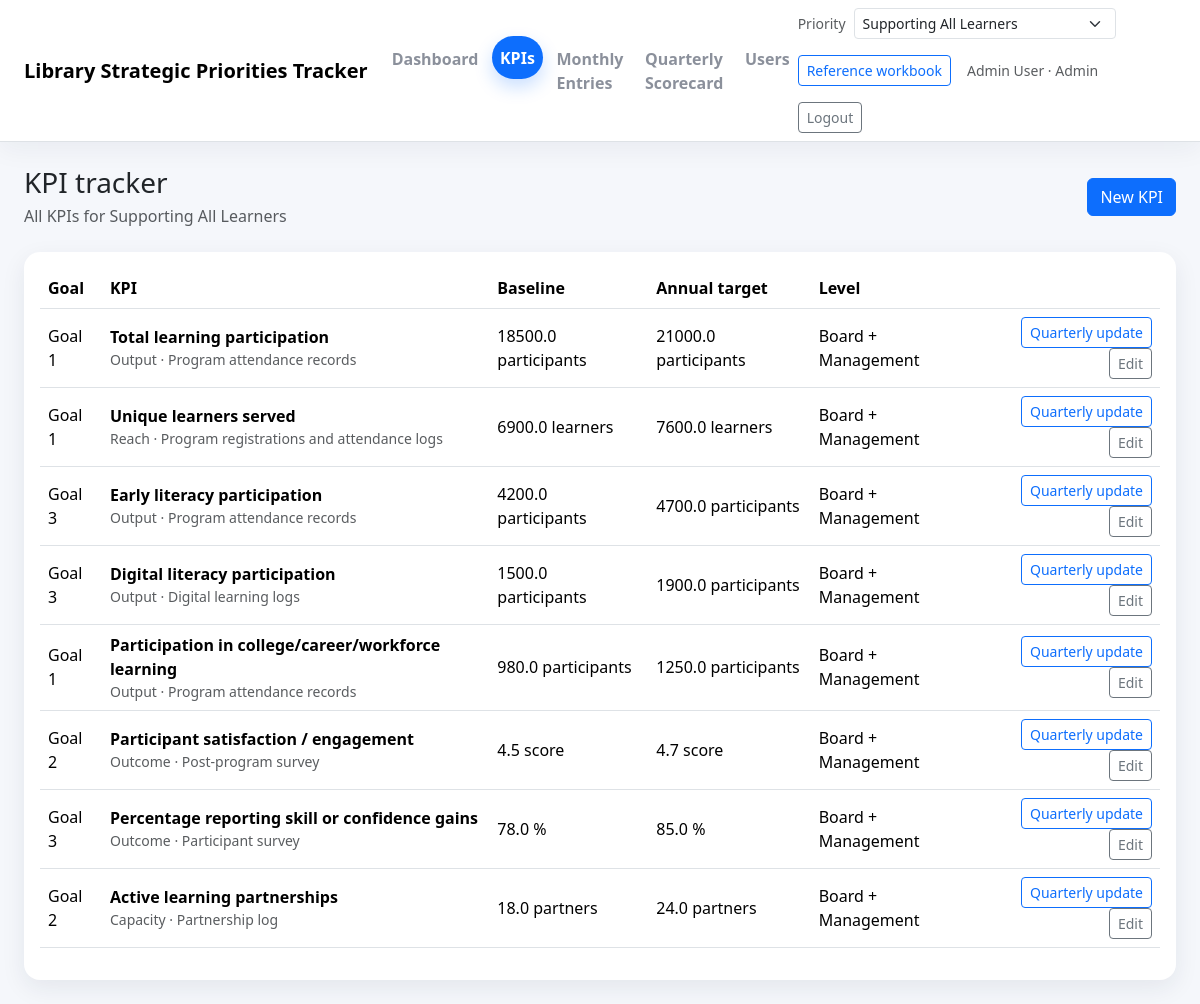
The page /kpis (signed in) on the database its author committed.
### app/models.py (models this page shows, shortened)
class TimestampMixin:
    created_at: Mapped[datetime] = mapped_column(default=datetime.utcnow, nullable=False)
    updated_at: Mapped[datetime] = mapped_column(default=datetime.utcnow, onupdate=datetime.utcnow, nullable=False)

class User(UserMixin, TimestampMixin, db.Model):
    __tablename__ = 'users'
    id: Mapped[int] = mapped_column(primary_key=True)
    full_name: Mapped[str] = mapped_column(db.String(120), nullable=False)
    email: Mapped[str] = mapped_column(db.String(255), unique=True, nullable=False, index=True)
    role: Mapped[str] = mapped_column(db.String(20), default='viewer', nullable=False)
    password_hash: Mapped[str] = mapped_column(db.String(255), nullable=False)
    is_active_user: Mapped[bool] = mapped_column(default=True, nullable=False)
    monthly_entries: Mapped[list['MonthlyEntry']] = relationship(back_populates='entered_by')
    kpi_updates: Mapped[list['KPIQuarterlyActual']] = relationship(back_populates='updated_by')
    @property
    def is_active(self) -> bool:
        return self.is_active_user
    def can_edit(self) -> bool:
        return self.role in {'admin', 'editor'}

class StrategicPriority(TimestampMixin, db.Model):
    __tablename__ = 'strategic_priorities'
    id: Mapped[int] = mapped_column(primary_key=True)
    slug: Mapped[str] = mapped_column(db.String(80), unique=True, nullable=False, index=True)
    name: Mapped[str] = mapped_column(db.String(200), unique=True, nullable=False)
    statement: Mapped[str] = mapped_column(db.Text, nullable=False)
    workbook_filename: Mapped[str | None] = mapped_column(db.String(255))
    goals: Mapped[list['StrategicGoal']] = relationship(back_populates='priority', cascade='all, delete-orphan')
    kpis: Mapped[list['KPIDefinition']] = relationship(back_populates='priority', cascade='all, delete-orphan')
    program_areas: Mapped[list['ProgramArea']] = relationship(back_populates='priority', cascade='all, delete-orphan')
    monthly_entries: Mapped[list['MonthlyEntry']] = relationship(back_populates='priority', cascade='all, delete-orphan')

class KPIDefinition(TimestampMixin, db.Model):
    __tablename__ = 'kpi_definitions'
    id: Mapped[int] = mapped_column(primary_key=True)
    priority_id: Mapped[int] = mapped_column(ForeignKey('strategic_priorities.id'), nullable=False, index=True)
    goal_id: Mapped[int | None] = mapped_column(ForeignKey('strategic_goals.id'))
    name: Mapped[str] = mapped_column(db.String(200), nullable=False)
    community_need: Mapped[str] = mapped_column(db.Text, nullable=False)
    definition: Mapped[str] = mapped_column(db.Text, nullable=False)
    measure_type: Mapped[str] = mapped_column(db.String(50), nullable=False)
    data_source: Mapped[str] = mapped_column(db.String(200), nullable=False)
    frequency: Mapped[str] = mapped_column(db.String(50), nullable=False)
    owner: Mapped[str] = mapped_column(db.String(120), nullable=False)
    target_approach: Mapped[str] = mapped_column(db.String(200), nullable=False)
    dashboard_level: Mapped[str] = mapped_column(db.String(50), nullable=False)
    is_board_metric: Mapped[bool] = mapped_column(default=False, nullable=False)
    baseline_value: Mapped[float | None] = mapped_column(db.Float)
    annual_target: Mapped[float | None] = mapped_column(db.Float)
    unit_label: Mapped[str | None] = mapped_column(db.String(50))
    sort_order: Mapped[int] = mapped_column(default=0, nullable=False)
    priority: Mapped[StrategicPriority] = relationship(back_populates='kpis')
    goal: Mapped[StrategicGoal | None] = relationship(back_populates='kpis')
    quarterly_actuals: Mapped[list['KPIQuarterlyActual']] = relationship(back_populates='kpi', cascade='all, delete-orphan')

class StrategicGoal(TimestampMixin, db.Model):
    __tablename__ = 'strategic_goals'
    id: Mapped[int] = mapped_column(primary_key=True)
    priority_id: Mapped[int] = mapped_column(ForeignKey('strategic_priorities.id'), nullable=False, index=True)
    code: Mapped[str] = mapped_column(db.String(20), nullable=False)
    title: Mapped[str] = mapped_column(db.String(200), nullable=False)
    description: Mapped[str | None] = mapped_column(db.Text)
    priority: Mapped[StrategicPriority] = relationship(back_populates='goals')
    kpis: Mapped[list['KPIDefinition']] = relationship(back_populates='goal')
    monthly_entries: Mapped[list['MonthlyEntry']] = relationship(back_populates='goal')

### app/main/routes.py (the view)
@main_bp.route('/kpis')
@login_required
def kpis():
    priority = get_priority()
    items = (
        KPIDefinition.query.filter_by(priority_id=priority.id)
        .order_by(KPIDefinition.sort_order, KPIDefinition.name)
        .all()
    )
    return render_template('main/kpi_list.html', items=items, priority=priority)

### app/main/routes.py (called while the page is built)
def get_priority(priority_id: int | None = None) -> StrategicPriority:
    query = StrategicPriority.query.order_by(StrategicPriority.id)
    if priority_id:
        priority = db.session.get(StrategicPriority, priority_id)
        if not priority:
            abort(404)
        return priority
    requested = request.args.get('priority_id', type=int)
    if requested:
        priority = db.session.get(StrategicPriority, requested)
        if priority:
            return priority
    priority = query.first()
    if not priority:
        abort(404)
    return priority

@main_bp.app_context_processor
def inject_globals():
    selected = None
    try:
        selected = get_priority()
    except Exception:
        selected = None
    return {
        'current_fiscal_year': current_fiscal_year(),
        'all_priorities': StrategicPriority.query.order_by(StrategicPriority.id).all(),
        'selected_priority': selected,
    }

### app/models.py (called while the page is built)
@login_manager.user_loader
def load_user(user_id: str) -> User | None:
    return db.session.get(User, int(user_id))

### app/services.py (called while the page is built)
def current_fiscal_year(today: date | None = None) -> int:
    today = today or date.today()
    return today.year + 1 if today.month >= 7 else today.year

### app/templates/main/kpi_list.html
{% extends 'base.html' %}
{% block content %}
<div class="d-flex justify-content-between align-items-center mb-4">
  <div>
    <h1 class="h3 mb-1">KPI tracker</h1>
    <p class="text-muted mb-0">All KPIs for {{ priority.name }}</p>
  </div>
  {% if current_user.can_edit() %}
  <a href="{{ url_for('main.kpi_new') }}" class="btn btn-primary">New KPI</a>
  {% endif %}
</div>
<div class="card metric-card">
  <div class="card-body">
    <div class="table-responsive">
      <table class="table table-hover align-middle">
        <thead>
          <tr><th>Goal</th><th>KPI</th><th>Baseline</th><th>Annual target</th><th>Level</th><th></th></tr>
        </thead>
        <tbody>
          {% for item in items %}
          <tr>
            <td>{{ item.goal.code if item.goal else '—' }}</td>
            <td>
              <div class="fw-semibold">{{ item.name }}</div>
              <div class="small text-muted">{{ item.measure_type }} · {{ item.data_source }}</div>
            </td>
            <td>{{ item.baseline_value if item.baseline_value is not none else '—' }} {{ item.unit_label or '' }}</td>
            <td>{{ item.annual_target if item.annual_target is not none else '—' }} {{ item.unit_label or '' }}</td>
            <td>{{ item.dashboard_level }}</td>
            <td class="text-end">
              {% if current_user.can_edit() %}
              <a href="{{ url_for('main.kpi_quarterly_update', kpi_id=item.id) }}" class="btn btn-sm btn-outline-primary">Quarterly update</a>
              <a href="{{ url_for('main.kpi_edit', kpi_id=item.id) }}" class="btn btn-sm btn-outline-secondary">Edit</a>
              {% endif %}
            </td>
          </tr>
          {% else %}
          <tr><td colspan="6" class="text-muted">No KPIs yet.</td></tr>
          {% endfor %}
        </tbody>
      </table>
    </div>
  </div>
</div>
{% endblock %}

### app/templates/base.html (shortened to what this page needs)
<!doctype html>
<html lang="en">
<head>
  <link href="https://cdn.jsdelivr.net/npm/bootstrap@5.3.3/dist/css/bootstrap.min.css" rel="stylesheet">
  <link rel="stylesheet" href="{{ url_for('static', filename='css/styles.css') }}">
</head>
<body data-endpoint="{{ request.endpoint or '' }}">
<nav class="navbar navbar-expand-lg bg-white border-bottom mb-4 app-navbar">
  <div class="container-fluid px-4">
    <a class="navbar-brand" href="{{ url_for('main.dashboard', priority_id=selected_priority.id if selected_priority else None) }}">{{ config.APP_NAME }}</a>
    {% if current_user.is_authenticated %}
    <div class="collapse navbar-collapse" id="navMain">
      <ul class="navbar-nav me-auto mb-2 mb-lg-0 app-nav-tabs" id="primaryNav">
        <li class="nav-item"><a class="nav-link" data-nav-key="dashboard" href="{{ url_for('main.dashboard', priority_id=selected_priority.id if selected_priority else None) }}">Dashboard</a></li>
        <li class="nav-item"><a class="nav-link" data-nav-key="kpis" href="{{ url_for('main.kpis', priority_id=selected_priority.id if selected_priority else None) }}">KPIs</a></li>
        <li class="nav-item"><a class="nav-link" data-nav-key="entries" href="{{ url_for('main.entries', priority_id=selected_priority.id if selected_priority else None) }}">Monthly Entries</a></li>
        <li class="nav-item"><a class="nav-link" data-nav-key="scorecard" href="{{ url_for('main.scorecard', priority_id=selected_priority.id if selected_priority else None) }}">Quarterly Scorecard</a></li>
        {% if current_user.role == 'admin' %}
        <li class="nav-item"><a class="nav-link" data-nav-key="manage_users" href="{{ url_for('main.manage_users', priority_id=selected_priority.id if selected_priority else None) }}">Users</a></li>
        {% endif %}
      </ul>
      <div class="d-flex gap-3 align-items-center flex-wrap">
        {% if all_priorities %}
        <form method="get" action="{{ url_for('main.switch_priority') }}" class="d-flex align-items-center gap-2">
          <label class="small text-muted">Priority</label>
          <select name="priority_id" class="form-select form-select-sm" onchange="this.form.submit()">
            {% for p in all_priorities %}
            <option value="{{ p.id }}" {% if selected_priority and p.id == selected_priority.id %}selected{% endif %}>{{ p.name }}</option>
            {% endfor %}
          </select>
        </form>
        {% endif %}
        {% if selected_priority and selected_priority.workbook_filename %}
        <a class="btn btn-outline-primary btn-sm" href="{{ url_for('main.download_reference_workbook', priority_id=selected_priority.id) }}">Reference workbook</a>
        {% endif %}
        <span class="text-muted small">{{ current_user.full_name }} · {{ current_user.role|title }}</span>
        <a class="btn btn-outline-secondary btn-sm" href="{{ url_for('auth.logout') }}">Logout</a>
      </div>
    </div>
    {% endif %}
  </div>
</nav>
<div class="container-fluid px-4 pb-4">
  {% block content %}{% endblock %}
</div>
</body>
</html>

### app/static/css/styles.css (style rules this page uses)
body { background: #f5f7fb; }
.navbar-brand { font-weight: 700; }
.app-navbar { box-shadow: 0 8px 24px rgba(25, 35, 58, 0.05); }
.app-nav-tabs { gap: 0.35rem; }
.app-nav-tabs .nav-link { position: relative; border-radius: 999px; padding: 0.6rem 1rem; font-weight: 600; transition: all 0.2s ease; }
.app-nav-tabs .nav-link.is-active { background: #0d6efd; color: #fff !important; box-shadow: 0 8px 18px rgba(13, 110, 253, 0.22); transform: translateY(-1px); }
.app-nav-tabs .nav-link.is-inactive { color: #6b7280 !important; background: transparent; opacity: 0.78; }
.metric-card { border: 0; border-radius: 1rem; box-shadow: 0 8px 24px rgba(25, 35, 58, 0.08); }
.table thead th { white-space: nowrap; }

### rows shown on the page
User: full_name "Admin User", role "Admin"
StrategicPriority: name "Supporting All Learners"
KPIDefinition: goal "Goal 1", name "Total learning participation", measure_type "Output", data_source "Program attendance records", baseline_value "18500.0", unit_label "participants", annual_target "21000.0", dashboard_level "Board + Management"
KPIDefinition: goal "Goal 1", name "Unique learners served", measure_type "Reach", data_source "Program registrations and attendance logs", baseline_value "6900.0", unit_label "learners", annual_target "7600.0", dashboard_level "Board + Management"
KPIDefinition: goal "Goal 3", name "Early literacy participation", measure_type "Output", data_source "Program attendance records", baseline_value "4200.0", unit_label "participants", annual_target "4700.0", dashboard_level "Board + Management"
KPIDefinition: goal "Goal 3", name "Digital literacy participation", measure_type "Output", data_source "Digital learning logs", baseline_value "1500.0", unit_label "participants", annual_target "1900.0", dashboard_level "Board + Management"
KPIDefinition: goal "Goal 1", name "Participation in college/career/workforce learning", measure_type "Output", data_source "Program attendance records", baseline_value "980.0", unit_label "participants", annual_target "1250.0", dashboard_level "Board + Management"
KPIDefinition: goal "Goal 2", name "Participant satisfaction / engagement", measure_type "Outcome", data_source "Post-program survey", baseline_value "4.5", unit_label "score", annual_target "4.7", dashboard_level "Board + Management"
KPIDefinition: goal "Goal 3", name "Percentage reporting skill or confidence gains", measure_type "Outcome", data_source "Participant survey", baseline_value "78.0", unit_label "%", annual_target "85.0", dashboard_level "Board + Management"
KPIDefinition: goal "Goal 2", name "Active learning partnerships", measure_type "Capacity", data_source "Partnership log", baseline_value "18.0", unit_label "partners", annual_target "24.0", dashboard_level "Board + Management"

### other values the page prints
{{ config.APP_NAME }} "Library Strategic Priorities Tracker"
form field priority_id "Supporting All Learners"
